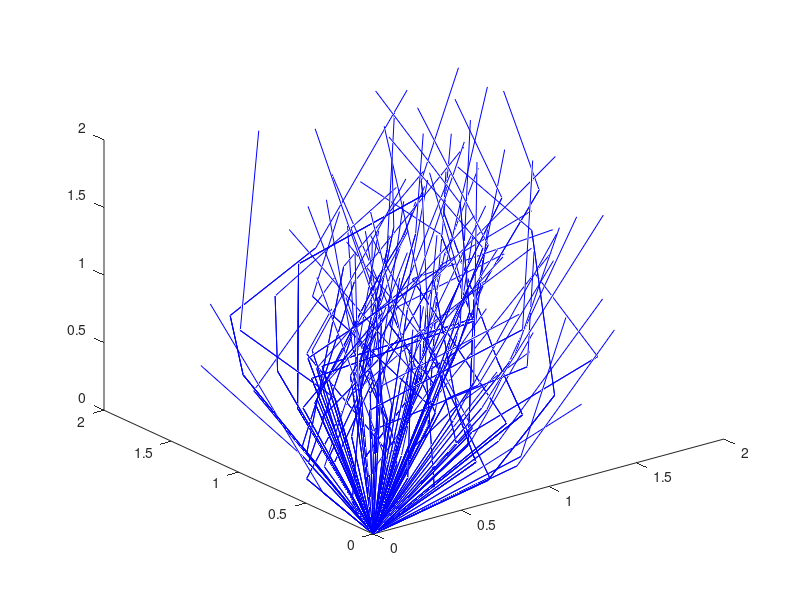

The MATLAB source for this figure:
X = [0, 0, 0];
calls = 0;
pos = [X]; 
out_pos = [X];
function [retval] = oracle(x)
  retval = (x <= 2) && sum(x < 0) == 0;
endfunction

delta = .989;
figure(); 
for j =1:100;
 for i = 1:100;
  tmpx = X + unifrnd(0, delta, 1, 3);
  if(oracle(tmpx))
   calls++;
   X = tmpx;
   pos = [pos; X];
   plot3(pos(:, 1), pos(:,2), pos(:,3), 'b-');
   hold on; 
   %plot(X, 'b-'); hold on;
  else
   break;
  end
 end
 X = [0, 0, 0];
 pos = X;
 out_pos = X;
end
pos;
out_pos;
calls
%{
numjumps = 200; %number of steps
R = 0.5; %probability of step to right
x = rand (numjumps, 2);
step = 2 * (x >= R) - 1;
position = [0, 0; cumsum(step)]
plot (position(:, 1), position (:, 2))
%}